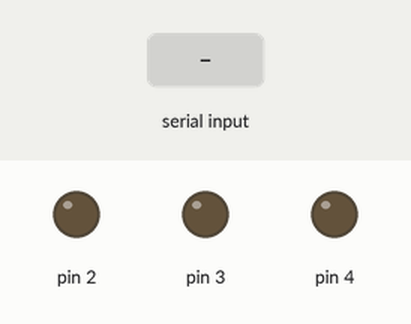
Simulated run of this sketch. Board: Arduino Uno, built with avr-gcc and run on an emulated ATmega328P. Shown: output pins drawn as LEDs (lit = HIGH). The inputs (shaded band) are chosen by the test bench.

Above: at 1.2 s.
1.3 s: "a" received over Serial
At 2.9 s:
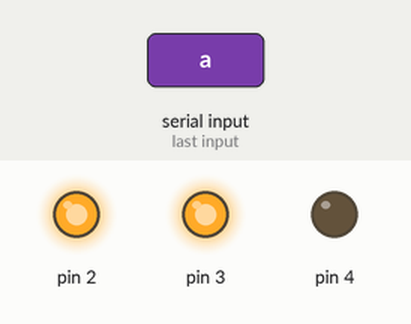
3.8 s: "b" received over Serial
At 6.0 s:
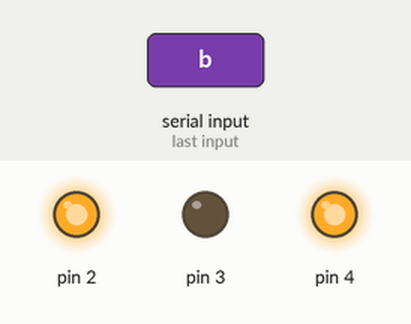
6.3 s: "c" received over Serial
At 7.9 s:
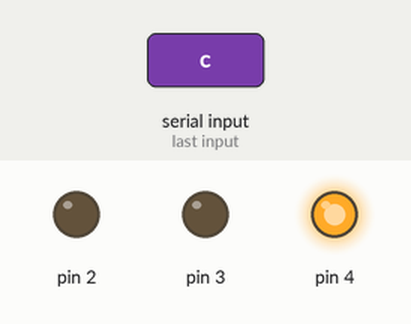
Timing chart, 0 to 9.4 s (numbered marks = the images above; inputs shaded):
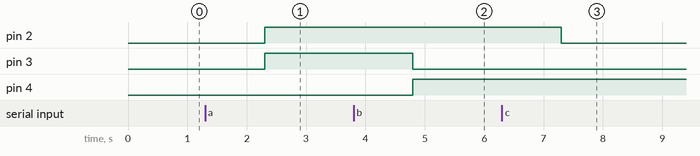

The sketch:

l293d.ino
```cpp
#define pM(a,b) pinMode(a,b)
#define dW(a,b) digitalWrite(a,b)
#define IN INPUT
#define OUT OUTPUT

int en1=2;
int in1=3;
int in2=4;

void setup() {
  pM(en1,OUT);
  pM(in1,OUT);
  pM(in2,OUT);
  Serial.begin(9600);
}

void loop() {
 while(!Serial.available());
 String s=Serial.readString();
 if(s=="a") {
  dW(en1,1);
  dW(in1,1);
  dW(in2,0);
 }
 else if(s=="b") {
  dW(en1,1);
  dW(in1,0);
  dW(in2,1);
 }
 else if(s=="c") {
  dW(en1,0);
 }
}
```

Measured:
- after the input at 1.3 s, pin 2, pin 3: LOW → HIGH after 1.0 s
- after the input at 3.8 s, pin 3: HIGH → LOW after 1.0 s; pin 4: LOW → HIGH after 1.0 s
- after the input at 6.3 s, pin 2: HIGH → LOW after 1.0 s
